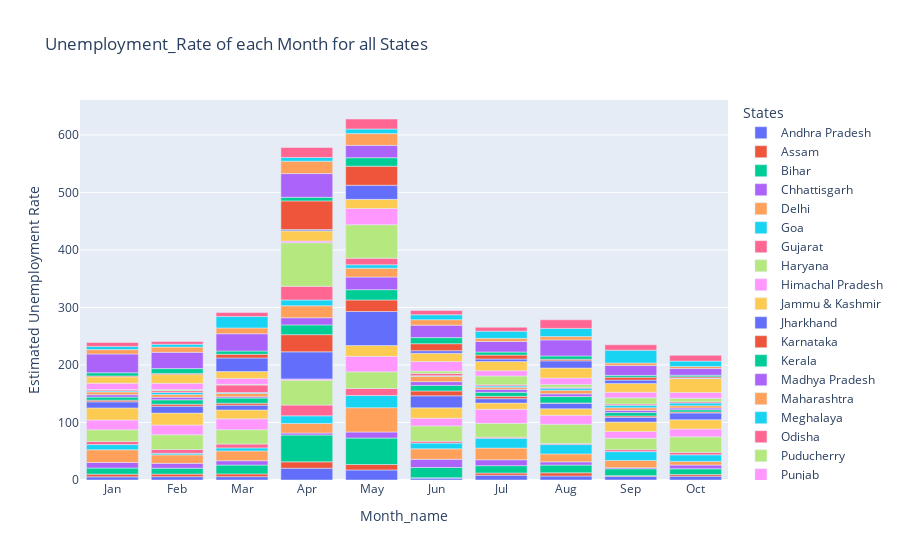

Here is the notebook cell this chart was saved with:
### Markdown cell above
- The average estimated labour participation rate is highest in the Northeast region.
- All the other regions have almost equal labour participation rates.

### Code cell
px.bar(data_frame=df,x='Month_name',y='Estimated Unemployment Rate',color='States',title='Unemployment_Rate of each Month for all States')

### Figure 1 — Plotly figure (JSON) as saved in the notebook; plotly's stock layout.template omitted (floating-point values rounded to 4 significant figures)
{"data": [{"alignmentgroup": "True", "hovertemplate": "States=Andhra Pradesh<br>Month_name=%{x}<br>Estimated Unemployment Rate=%{y}<extra></extra>", "legendgroup": "Andhra Pradesh", "marker": {"color": "#636efa", "pattern": {"shape": ""}}, "name": "Andhra Pradesh", "offsetgroup": "Andhra Pradesh", "orientation": "v", "showlegend": true, "textposition": "auto", "type": "bar", "x": ["Jan", "Feb", "Mar", "Apr", "May", "Jun", "Jul", "Aug", "Sep", "Oct"], "xaxis": "x", "y": [5.48, 5.83, 5.79, 20.51, 17.43, 3.31, 8.34, 6.96, 6.4, 6.59], "yaxis": "y"}, {"alignmentgroup": "True", "hovertemplate": "States=Assam<br>Month_name=%{x}<br>Estimated Unemployment Rate=%{y}<extra></extra>", "legendgroup": "Assam", "marker": {"color": "#EF553B", "pattern": {"shape": ""}}, "name": "Assam", "offsetgroup": "Assam", "orientation": "v", "showlegend": true, "textposition": "auto", "type": "bar", "x": ["Jan", "Feb", "Mar", "Apr", "May", "Jun", "Jul", "Aug", "Sep", "Oct"], "xaxis": "x", "y": [4.66, 4.41, 4.77, 11.06, 9.55, 0.6, 3.77, 5.53, 1.19, 3.02], "yaxis": "y"}, {"alignmentgroup": "True", "hovertemplate": "States=Bihar<br>Month_name=%{x}<br>Estimated Unemployment Rate=%{y}<extra></extra>", "legendgroup": "Bihar", "marker": {"color": "#00cc96", "pattern": {"shape": ""}}, "name": "Bihar", "offsetgroup": "Bihar", "orientation": "v", "showlegend": true, "textposition": "auto", "type": "bar", "x": ["Jan", "Feb", "Mar", "Apr", "May", "Jun", "Jul", "Aug", "Sep", "Oct"], "xaxis": "x", "y": [10.61, 10.29, 15.43, 46.64, 45.96, 17.82, 12.79, 13.44, 11.91, 9.82], "yaxis": "y"}, {"alignmentgroup": "True", "hovertemplate": "States=Chhattisgarh<br>Month_name=%{x}<br>Estimated Unemployment Rate=%{y}<extra></extra>", "legendgroup": "Chhattisgarh", "marker": {"color": "#ab63fa", "pattern": {"shape": ""}}, "name": "Chhattisgarh", "offsetgroup": "Chhattisgarh", "orientation": "v", "showlegend": true, "textposition": "auto", "type": "bar", "x": ["Jan", "Feb", "Mar", "Apr", "May", "Jun", "Jul", "Aug", "Sep", "Oct"], "xaxis": "x", "y": [9.65, 8.38, 7.54, 3.41, 10.5, 14.23, 10.27, 5.63, 1.96, 6.62], "yaxis": "y"}, {"alignmentgroup": "True", "hovertemplate": "States=Delhi<br>Month_name=%{x}<br>Estimated Unemployment Rate=%{y}<extra></extra>", "legendgroup": "Delhi", "marker": {"color": "#FFA15A", "pattern": {"shape": ""}}, "name": "Delhi", "offsetgroup": "Delhi", "orientation": "v", "showlegend": true, "textposition": "auto", "type": "bar", "x": ["Jan", "Feb", "Mar", "Apr", "May", "Jun", "Jul", "Aug", "Sep", "Oct"], "xaxis": "x", "y": [22.23, 14.84, 17.04, 16.68, 42.27, 18.19, 20.3, 13.79, 12.53, 6.27], "yaxis": "y"}, {"alignmentgroup": "True", "hovertemplate": "States=Goa<br>Month_name=%{x}<br>Estimated Unemployment Rate=%{y}<extra></extra>", "legendgroup": "Goa", "marker": {"color": "#19d3f3", "pattern": {"shape": ""}}, "name": "Goa", "offsetgroup": "Goa", "orientation": "v", "showlegend": true, "textposition": "auto", "type": "bar", "x": ["Jan", "Feb", "Mar", "Apr", "May", "Jun", "Jul", "Aug", "Sep", "Oct"], "xaxis": "x", "y": [8.89, 2.81, 5.25, 13.31, 21.25, 9.96, 17.07, 16.21, 15.38, 11.54], "yaxis": "y"}, {"alignmentgroup": "True", "hovertemplate": "States=Gujarat<br>Month_name=%{x}<br>Estimated Unemployment Rate=%{y}<extra></extra>", "legendgroup": "Gujarat", "marker": {"color": "#FF6692", "pattern": {"shape": ""}}, "name": "Gujarat", "offsetgroup": "Gujarat", "orientation": "v", "showlegend": true, "textposition": "auto", "type": "bar", "x": ["Jan", "Feb", "Mar", "Apr", "May", "Jun", "Jul", "Aug", "Sep", "Oct"], "xaxis": "x", "y": [5.54, 6.38, 6.66, 18.71, 12.11, 3.2, 1.84, 1.87, 3.42, 4.03], "yaxis": "y"}, {"alignmentgroup": "True", "hovertemplate": "States=Haryana<br>Month_name=%{x}<br>Estimated Unemployment Rate=%{y}<extra></extra>", "legendgroup": "Haryana", "marker": {"color": "#B6E880", "pattern": {"shape": ""}}, "name": "Haryana", "offsetgroup": "Haryana", "orientation": "v", "showlegend": true, "textposition": "auto", "type": "bar", "x": ["Jan", "Feb", "Mar", "Apr", "May", "Jun", "Jul", "Aug", "Sep", "Oct"], "xaxis": "x", "y": [20.34, 25.77, 25.05, 43.22, 29.02, 26.7, 24.18, 33.5, 19.68, 27.31], "yaxis": "y"}, {"alignmentgroup": "True", "hovertemplate": "States=Himachal Pradesh<br>Month_name=%{x}<br>Estimated Unemployment Rate=%{y}<extra></extra>", "legendgroup": "Himachal Pradesh", "marker": {"color": "#FF97FF", "pattern": {"shape": ""}}, "name": "Himachal Pradesh", "offsetgroup": "Himachal Pradesh", "orientation": "v", "showlegend": true, "textposition": "auto", "type": "bar", "x": ["Jan", "Feb", "Mar", "Apr", "May", "Jun", "Jul", "Aug", "Sep", "Oct"], "xaxis": "x", "y": [16.83, 16.84, 18.76, 2.2, 26.95, 13.47, 24.31, 15.79, 12.04, 13.46], "yaxis": "y"}, {"alignmentgroup": "True", "hovertemplate": "States=Jammu & Kashmir<br>Month_name=%{x}<br>Estimated Unemployment Rate=%{y}<extra></extra>", "legendgroup": "Jammu & Kashmir", "marker": {"color": "#FECB52", "pattern": {"shape": ""}}, "name": "Jammu & Kashmir", "offsetgroup": "Jammu & Kashmir", "orientation": "v", "showlegend": true, "textposition": "auto", "type": "bar", "x": ["Jan", "Feb", "Mar", "May", "Jun", "Jul", "Aug", "Sep", "Oct"], "xaxis": "x", "y": [21.08, 20.78, 15.5, 18.74, 17.92, 10.88, 11.09, 16.17, 16.14], "yaxis": "y"}, {"alignmentgroup": "True", "hovertemplate": "States=Jharkhand<br>Month_name=%{x}<br>Estimated Unemployment Rate=%{y}<extra></extra>", "legendgroup": "Jharkhand", "marker": {"color": "#636efa", "pattern": {"shape": ""}}, "name": "Jharkhand", "offsetgroup": "Jharkhand", "orientation": "v", "showlegend": true, "textposition": "auto", "type": "bar", "x": ["Jan", "Feb", "Mar", "Apr", "May", "Jun", "Jul", "Aug", "Sep", "Oct"], "xaxis": "x", "y": [10.61, 11.85, 8.23, 47.09, 59.23, 20.95, 7.63, 9.76, 8.24, 11.8], "yaxis": "y"}, {"alignmentgroup": "True", "hovertemplate": "States=Karnataka<br>Month_name=%{x}<br>Estimated Unemployment Rate=%{y}<extra></extra>", "legendgroup": "Karnataka", "marker": {"color": "#EF553B", "pattern": {"shape": ""}}, "name": "Karnataka", "offsetgroup": "Karnataka", "orientation": "v", "showlegend": true, "textposition": "auto", "type": "bar", "x": ["Jan", "Feb", "Mar", "Apr", "May", "Jun", "Jul", "Aug", "Sep", "Oct"], "xaxis": "x", "y": [2.86, 3.61, 3.46, 29.84, 19.97, 8.44, 4.01, 0.5, 2.41, 1.58], "yaxis": "y"}, {"alignmentgroup": "True", "hovertemplate": "States=Kerala<br>Month_name=%{x}<br>Estimated Unemployment Rate=%{y}<extra></extra>", "legendgroup": "Kerala", "marker": {"color": "#00cc96", "pattern": {"shape": ""}}, "name": "Kerala", "offsetgroup": "Kerala", "orientation": "v", "showlegend": true, "textposition": "auto", "type": "bar", "x": ["Jan", "Feb", "Mar", "Apr", "May", "Jun", "Jul", "Aug", "Sep", "Oct"], "xaxis": "x", "y": [5.31, 7.6, 8.99, 16.99, 17.88, 9.71, 7.09, 10.98, 5.91, 3.88], "yaxis": "y"}, {"alignmentgroup": "True", "hovertemplate": "States=Madhya Pradesh<br>Month_name=%{x}<br>Estimated Unemployment Rate=%{y}<extra></extra>", "legendgroup": "Madhya Pradesh", "marker": {"color": "#ab63fa", "pattern": {"shape": ""}}, "name": "Madhya Pradesh", "offsetgroup": "Madhya Pradesh", "orientation": "v", "showlegend": true, "textposition": "auto", "type": "bar", "x": ["Jan", "Feb", "Mar", "Apr", "May", "Jun", "Jul", "Aug", "Sep", "Oct"], "xaxis": "x", "y": [4.11, 4.57, 2.22, 12.36, 21.98, 6.48, 5.08, 4.7, 3.91, 3.13], "yaxis": "y"}, {"alignmentgroup": "True", "hovertemplate": "States=Maharashtra<br>Month_name=%{x}<br>Estimated Unemployment Rate=%{y}<extra></extra>", "legendgroup": "Maharashtra", "marker": {"color": "#FFA15A", "pattern": {"shape": ""}}, "name": "Maharashtra", "offsetgroup": "Maharashtra", "orientation": "v", "showlegend": true, "textposition": "auto", "type": "bar", "x": ["Jan", "Feb", "Mar", "Apr", "May", "Jun", "Jul", "Aug", "Sep", "Oct"], "xaxis": "x", "y": [4.95, 4.69, 5.79, 20.9, 15.46, 9.23, 3.89, 6.23, 4.55, 4.1], "yaxis": "y"}, {"alignmentgroup": "True", "hovertemplate": "States=Meghalaya<br>Month_name=%{x}<br>Estimated Unemployment Rate=%{y}<extra></extra>", "legendgroup": "Meghalaya", "marker": {"color": "#19d3f3", "pattern": {"shape": ""}}, "name": "Meghalaya", "offsetgroup": "Meghalaya", "orientation": "v", "showlegend": true, "textposition": "auto", "type": "bar", "x": ["Jan", "Feb", "Mar", "Apr", "May", "Jun", "Jul", "Aug", "Sep", "Oct"], "xaxis": "x", "y": [1.66, 3.59, 1.58, 10.03, 5.92, 1.15, 2.1, 3.74, 4.29, 4.6], "yaxis": "y"}, {"alignmentgroup": "True", "hovertemplate": "States=Odisha<br>Month_name=%{x}<br>Estimated Unemployment Rate=%{y}<extra></extra>", "legendgroup": "Odisha", "marker": {"color": "#FF6692", "pattern": {"shape": ""}}, "name": "Odisha", "offsetgroup": "Odisha", "orientation": "v", "showlegend": true, "textposition": "auto", "type": "bar", "x": ["Jan", "Feb", "Mar", "Apr", "May", "Jun", "Jul", "Aug", "Sep", "Oct"], "xaxis": "x", "y": [1.9, 3.12, 13.08, 23.76, 11.41, 3.77, 1.88, 1.42, 2.1, 2.18], "yaxis": "y"}, {"alignmentgroup": "True", "hovertemplate": "States=Puducherry<br>Month_name=%{x}<br>Estimated Unemployment Rate=%{y}<extra></extra>", "legendgroup": "Puducherry", "marker": {"color": "#B6E880", "pattern": {"shape": ""}}, "name": "Puducherry", "offsetgroup": "Puducherry", "orientation": "v", "showlegend": true, "textposition": "auto", "type": "bar", "x": ["Jan", "Feb", "Mar", "Apr", "May", "Jun", "Jul", "Aug", "Sep", "Oct"], "xaxis": "x", "y": [0.58, 1.76, 1.2, 75.85, 58.19, 4.24, 15.47, 5.05, 10.9, 6.18], "yaxis": "y"}, {"alignmentgroup": "True", "hovertemplate": "States=Punjab<br>Month_name=%{x}<br>Estimated Unemployment Rate=%{y}<extra></extra>", "legendgroup": "Punjab", "marker": {"color": "#FF97FF", "pattern": {"shape": ""}}, "name": "Punjab", "offsetgroup": "Punjab", "orientation": "v", "showlegend": true, "textposition": "auto", "type": "bar", "x": ["Jan", "Feb", "Mar", "Apr", "May", "Jun", "Jul", "Aug", "Sep", "Oct"], "xaxis": "x", "y": [11.11, 10.97, 10.32, 2.86, 28.33, 16.55, 9.19, 10.99, 9.61, 9.88], "yaxis": "y"}, {"alignmentgroup": "True", "hovertemplate": "States=Rajasthan<br>Month_name=%{x}<br>Estimated Unemployment Rate=%{y}<extra></extra>", "legendgroup": "Rajasthan", "marker": {"color": "#FECB52", "pattern": {"shape": ""}}, "name": "Rajasthan", "offsetgroup": "Rajasthan", "orientation": "v", "showlegend": true, "textposition": "auto", "type": "bar", "x": ["Jan", "Feb", "Mar", "Apr", "May", "Jun", "Jul", "Aug", "Sep", "Oct"], "xaxis": "x", "y": [10.97, 15.16, 11.9, 17.7, 15.74, 14.39, 15.81, 17.51, 15.35, 24.15], "yaxis": "y"}, {"alignmentgroup": "True", "hovertemplate": "States=Sikkim<br>Month_name=%{x}<br>Estimated Unemployment Rate=%{y}<extra></extra>", "legendgroup": "Sikkim", "marker": {"color": "#636efa", "pattern": {"shape": ""}}, "name": "Sikkim", "offsetgroup": "Sikkim", "orientation": "v", "showlegend": true, "textposition": "auto", "type": "bar", "x": ["Mar", "Apr", "May", "Jun", "Jul", "Aug", "Sep", "Oct"], "xaxis": "x", "y": [23.57, 2.28, 24.51, 4.46, 4.45, 12.49, 5.7, 0.88], "yaxis": "y"}, {"alignmentgroup": "True", "hovertemplate": "States=Tamil Nadu<br>Month_name=%{x}<br>Estimated Unemployment Rate=%{y}<extra></extra>", "legendgroup": "Tamil Nadu", "marker": {"color": "#EF553B", "pattern": {"shape": ""}}, "name": "Tamil Nadu", "offsetgroup": "Tamil Nadu", "orientation": "v", "showlegend": true, "textposition": "auto", "type": "bar", "x": ["Jan", "Feb", "Mar", "Apr", "May", "Jun", "Jul", "Aug", "Sep", "Oct"], "xaxis": "x", "y": [1.57, 2.09, 6.4, 49.83, 33.16, 12.2, 6.81, 2.65, 5, 2.16], "yaxis": "y"}, {"alignmentgroup": "True", "hovertemplate": "States=Telangana<br>Month_name=%{x}<br>Estimated Unemployment Rate=%{y}<extra></extra>", "legendgroup": "Telangana", "marker": {"color": "#00cc96", "pattern": {"shape": ""}}, "name": "Telangana", "offsetgroup": "Telangana", "orientation": "v", "showlegend": true, "textposition": "auto", "type": "bar", "x": ["Jan", "Feb", "Mar", "Apr", "May", "Jun", "Jul", "Aug", "Sep", "Oct"], "xaxis": "x", "y": [5.49, 8.29, 5.77, 6.25, 14.7, 10.55, 5.36, 5.79, 3.27, 2.86], "yaxis": "y"}, {"alignmentgroup": "True", "hovertemplate": "States=Tripura<br>Month_name=%{x}<br>Estimated Unemployment Rate=%{y}<extra></extra>", "legendgroup": "Tripura", "marker": {"color": "#ab63fa", "pattern": {"shape": ""}}, "name": "Tripura", "offsetgroup": "Tripura", "orientation": "v", "showlegend": true, "textposition": "auto", "type": "bar", "x": ["Jan", "Feb", "Mar", "Apr", "May", "Jun", "Jul", "Aug", "Sep", "Oct"], "xaxis": "x", "y": [32.67, 28.4, 29.95, 41.23, 21.51, 21.71, 18.24, 27.92, 17.35, 11.57], "yaxis": "y"}, {"alignmentgroup": "True", "hovertemplate": "States=Uttar Pradesh<br>Month_name=%{x}<br>Estimated Unemployment Rate=%{y}<extra></extra>", "legendgroup": "Uttar Pradesh", "marker": {"color": "#FFA15A", "pattern": {"shape": ""}}, "name": "Uttar Pradesh", "offsetgroup": "Uttar Pradesh", "orientation": "v", "showlegend": true, "textposition": "auto", "type": "bar", "x": ["Jan", "Feb", "Mar", "Apr", "May", "Jun", "Jul", "Aug", "Sep", "Oct"], "xaxis": "x", "y": [7.58, 8.98, 10.11, 21.54, 20.41, 9.47, 5.56, 5.79, 4.18, 3.75], "yaxis": "y"}, {"alignmentgroup": "True", "hovertemplate": "States=Uttarakhand<br>Month_name=%{x}<br>Estimated Unemployment Rate=%{y}<extra></extra>", "legendgroup": "Uttarakhand", "marker": {"color": "#19d3f3", "pattern": {"shape": ""}}, "name": "Uttarakhand", "offsetgroup": "Uttarakhand", "orientation": "v", "showlegend": true, "textposition": "auto", "type": "bar", "x": ["Jan", "Feb", "Mar", "Apr", "May", "Jun", "Jul", "Aug", "Sep", "Oct"], "xaxis": "x", "y": [5.49, 4.99, 19.85, 6.48, 8.01, 8.61, 12.38, 14.26, 22.26, 9.23], "yaxis": "y"}, {"alignmentgroup": "True", "hovertemplate": "States=West Bengal<br>Month_name=%{x}<br>Estimated Unemployment Rate=%{y}<extra></extra>", "legendgroup": "West Bengal", "marker": {"color": "#FF6692", "pattern": {"shape": ""}}, "name": "West Bengal", "offsetgroup": "West Bengal", "orientation": "v", "showlegend": true, "textposition": "auto", "type": "bar", "x": ["Jan", "Feb", "Mar", "Apr", "May", "Jun", "Jul", "Aug", "Sep", "Oct"], "xaxis": "x", "y": [6.94, 4.92, 6.92, 17.41, 17.41, 7.29, 6.83, 14.87, 9.35, 9.98], "yaxis": "y"}], "layout": {"barmode": "relative", "legend": {"title": {"text": "States"}, "tracegroupgap": 0}, "title": {"text": "Unemployment_Rate of each Month for all States"}, "xaxis": {"anchor": "y", "domain": [0, 1], "title": {"text": "Month_name"}}, "yaxis": {"anchor": "x", "domain": [0, 1], "title": {"text": "Estimated Unemployment Rate"}}}}
